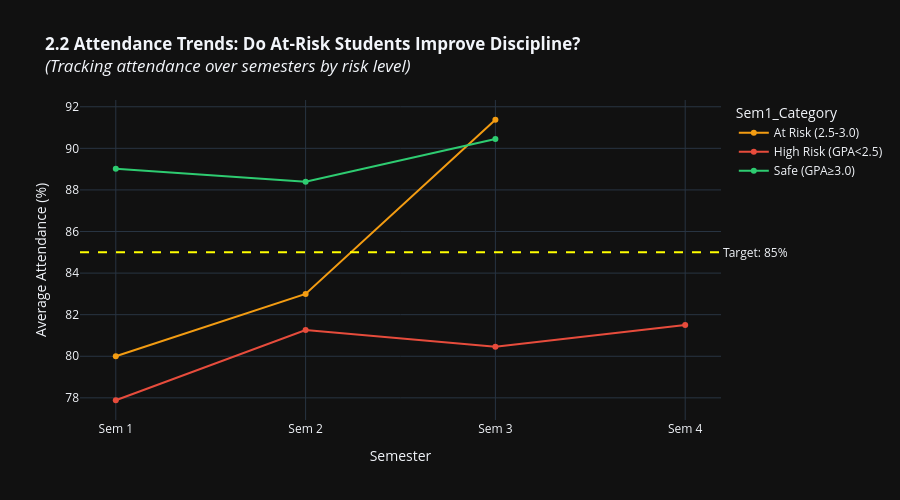

Notebook source saved alongside this figure:
### Code cell
# ==========================================
# CHART 2.2: Attendance Patterns Over Time
# ==========================================
# Average attendance by semester and risk category
attendance_progression = trajectory_df.groupby(['PERIOD', 'Sem1_Category'])['ATTENDANCE'].mean().reset_index()
attendance_progression['PERIOD'] = pd.Categorical(attendance_progression['PERIOD'], categories=semester_order, ordered=True)
attendance_progression = attendance_progression.sort_values('PERIOD')

fig = px.line(
    attendance_progression,
    x='PERIOD',
    y='ATTENDANCE',
    color='Sem1_Category',
    markers=True,
    title='<b>2.2 Attendance Trends: Do At-Risk Students Improve Discipline?</b><br><i>(Tracking attendance over semesters by risk level)</i>',
    labels={'PERIOD': 'Semester', 'ATTENDANCE': 'Average Attendance (%)'},
    color_discrete_map={
        'High Risk (GPA<2.5)': '#e74c3c',
        'At Risk (2.5-3.0)': '#f39c12',
        'Safe (GPA≥3.0)': '#2ecc71'
    },
    height=500
)

fig.add_hline(y=85, line_dash="dash", line_color="yellow", 
              annotation_text="Target: 85%", annotation_position="right")

fig.show()

### Figure 1 — Plotly figure (JSON) as saved in the notebook; plotly's stock layout.template omitted (floating-point values rounded to 4 significant figures)
{"data": [{"hovertemplate": "Sem1_Category=At Risk (2.5-3.0)<br>Semester=%{x}<br>Average Attendance (%)=%{y}<extra></extra>", "legendgroup": "At Risk (2.5-3.0)", "line": {"color": "#f39c12", "dash": "solid"}, "marker": {"symbol": "circle"}, "mode": "lines+markers", "name": "At Risk (2.5-3.0)", "orientation": "v", "showlegend": true, "type": "scatter", "x": ["Sem 1", "Sem 2", "Sem 3"], "xaxis": "x", "y": [80, 83, 91.38], "yaxis": "y"}, {"hovertemplate": "Sem1_Category=High Risk (GPA<2.5)<br>Semester=%{x}<br>Average Attendance (%)=%{y}<extra></extra>", "legendgroup": "High Risk (GPA<2.5)", "line": {"color": "#e74c3c", "dash": "solid"}, "marker": {"symbol": "circle"}, "mode": "lines+markers", "name": "High Risk (GPA<2.5)", "orientation": "v", "showlegend": true, "type": "scatter", "x": ["Sem 1", "Sem 2", "Sem 3", "Sem 4"], "xaxis": "x", "y": [77.88, 81.26, 80.45, 81.5], "yaxis": "y"}, {"hovertemplate": "Sem1_Category=Safe (GPA≥3.0)<br>Semester=%{x}<br>Average Attendance (%)=%{y}<extra></extra>", "legendgroup": "Safe (GPA≥3.0)", "line": {"color": "#2ecc71", "dash": "solid"}, "marker": {"symbol": "circle"}, "mode": "lines+markers", "name": "Safe (GPA≥3.0)", "orientation": "v", "showlegend": true, "type": "scatter", "x": ["Sem 1", "Sem 2", "Sem 3"], "xaxis": "x", "y": [89.02, 88.4, 90.44], "yaxis": "y"}], "layout": {"annotations": [{"showarrow": false, "text": "Target: 85%", "x": 1, "xanchor": "left", "xref": "x domain", "y": 85, "yanchor": "middle", "yref": "y"}], "height": 500, "legend": {"title": {"text": "Sem1_Category"}, "tracegroupgap": 0}, "shapes": [{"line": {"color": "yellow", "dash": "dash"}, "type": "line", "x0": 0, "x1": 1, "xref": "x domain", "y0": 85, "y1": 85, "yref": "y"}], "title": {"text": "<b>2.2 Attendance Trends: Do At-Risk Students Improve Discipline?</b><br><i>(Tracking attendance over semesters by risk level)</i>"}, "xaxis": {"anchor": "y", "domain": [0, 1], "title": {"text": "Semester"}}, "yaxis": {"anchor": "x", "domain": [0, 1], "title": {"text": "Average Attendance (%)"}}}}
